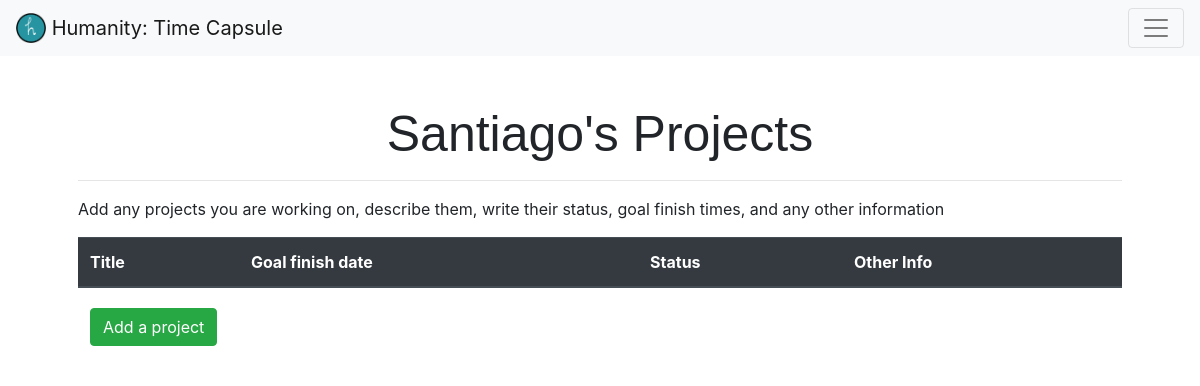
/projects/ (signed in), run on an earlier commit of the app's database.
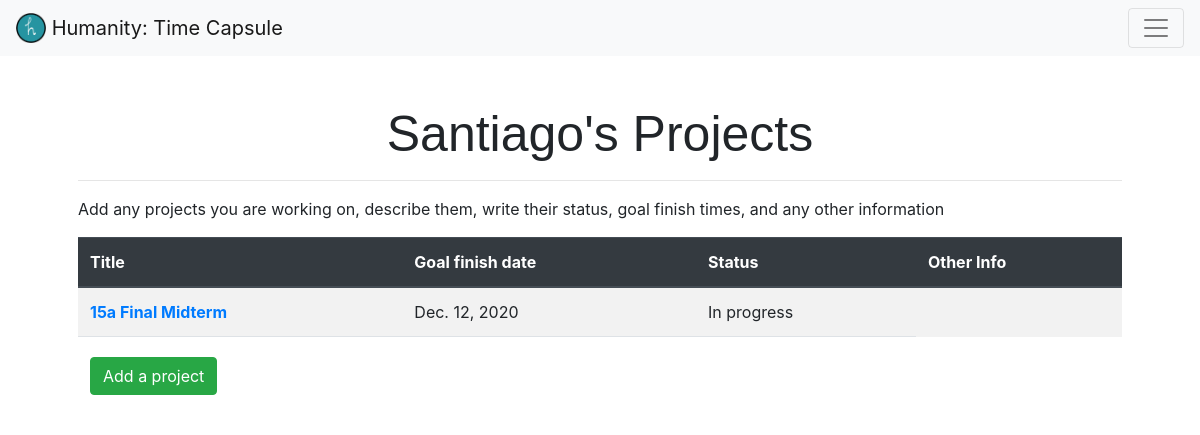
And on a later commit of the database.
### capsule/models.py (models this page shows, shortened)
class Project(models.Model):
    STATUS_CHOICES = [
        ('c', 'Completed'),
        ('i', 'In progess'),
        ('s', 'Stopped')
    ]
    user_id = models.IntegerField()
    title = models.CharField(max_length=64)
    description = models.TextField()
    finish_date = models.DateField()
    status = models.CharField(choices=STATUS_CHOICES, max_length=11)
    other_info = models.TextField()
    created = models.DateTimeField(auto_now_add=True, auto_now=False)
    class Meta:
        ordering = ('-created',)

### capsule/views.py (the view, shortened to what this page needs)
# urls.py: path('projects/', views.projects, name='projects'),
@login_required
def projects(request):
    projects = Project.objects.filter(user_id=request.user.pk)
    return render(request, 'capsule/projects.html', {
        'form': AddProject(),
        'projects': projects
    })

### capsule/templates/capsule/projects.html (shortened to what this page needs)
{% extends "capsule/layout.html" %}
{% load crispy_forms_tags %}
{% block pageHeader %}
    <h1>{{ user.first_name }}'s Projects</h1>
{% endblock %}
{% block body %}
    <p>Add any projects you are working on, describe them, write their status, goal finish times, and any other information</p>
    <table class="table table-striped">
        <thead class="thead-dark">
        <tr>
            <th scope="col">Title</th>
            <th scope="col">Goal finish date</th>
            <th scope="col">Status</th>
            <th scope="col">Other Info</th>
        </tr>
        </thead>
        <tbody>
            {% for project in projects %}
                <tr>
                    <th scope="row">
                        <a href="{% url 'capsule:view_project' project.pk %}">{{ project.title }}</a>
                    </th>
                    <td>{{ project.finish_date }}</td>
                    {% if project.status == 'i' %}
                        <td>In progress</td>
                    {% elif project.status == 'c' %}
                        <td>Completed!</td>
                    {% else %}
                        <td>Project stopped</td>
                    {% endif %}
                    <td>{{ project.other_info }}</td>
                </tr>
            {% endfor %}
        </tbody>
        <tfoot>
            <td colspan="3">
                <button type="button" class="btn btn-success mt-2" data-toggle="modal" data-target="#addProject">
                    Add a project
                </button>
            </td>
        </tfoot>
    </table>
{% endblock %}

### capsule/templates/capsule/layout.html (shortened to what this page needs)
{% load static %}
<!DOCTYPE html>
<html lang="en">
    <head>
        <link href="https://stackpath.bootstrapcdn.com/bootstrap/4.5.0/css/bootstrap.min.css" rel="stylesheet">
        <link href="{% static 'capsule/styles.css' %}" rel="stylesheet">
    </head>
    <body>
        <nav class="navbar navbar-light bg-light">
            <a class="navbar-brand" href="{% url 'capsule:index' %}">
                <img src="{% static 'capsule/logo.png' %}" width="30" height="30" class="d-inline-block align-top" alt="">
                Humanity: Time Capsule
            </a>
            <button class="navbar-toggler" type="button" data-toggle="collapse" data-target="#navbarNavAltMarkup" aria-controls="navbarNavAltMarkup" aria-expanded="false" aria-label="Toggle navigation">
                <span class="navbar-toggler-icon"></span>
            </button>
        </nav>
        <main class="container p-5">
            {% block pageHeader %} {% endblock %}
            <hr>
            {% block body%}
            {% endblock %}
        </main>
    </body>
</html>

### capsule/static/capsule/styles.css (style rules this page uses)
h1 { font-family: sans-serif; font-size: 50px; text-align: center; }
main { overflow-x: auto; }

What changed in the data, as far as the page shows it:
added Project: title "15a Final Midterm", finish_date "Dec. 12, 2020", status "In progress"
